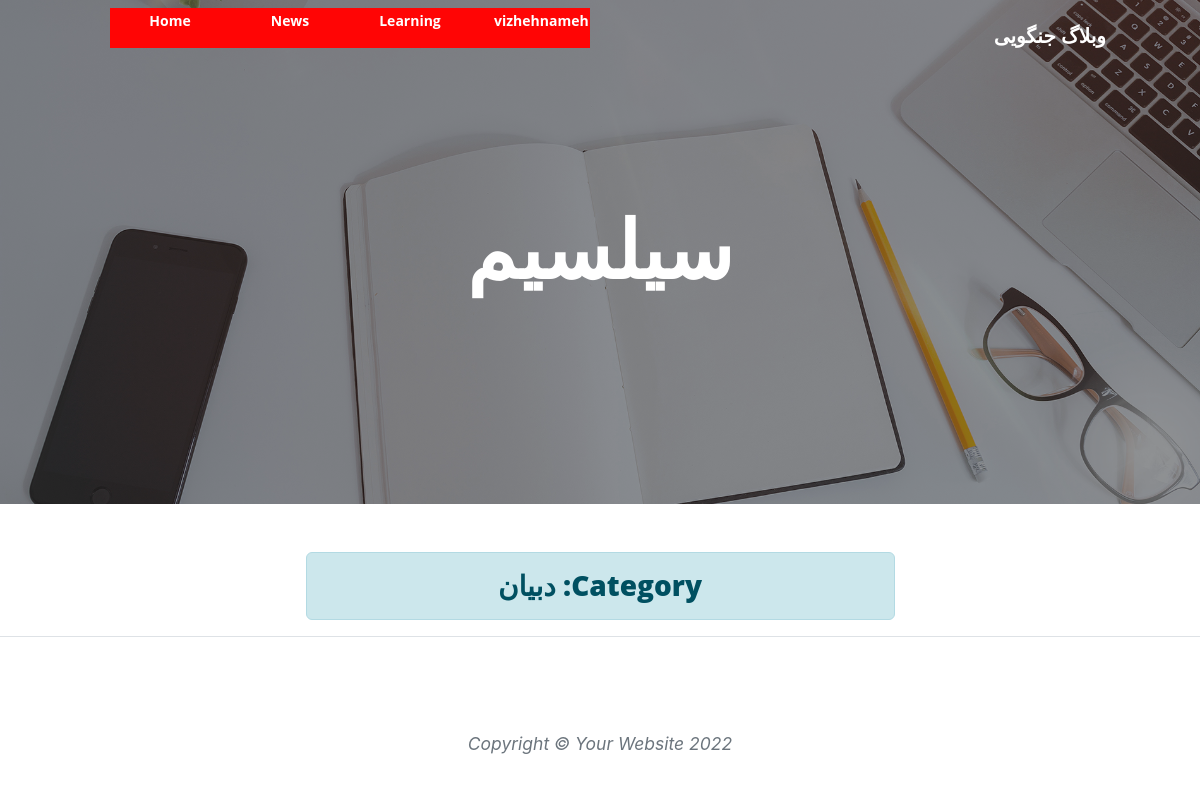
The page /category/dbn on the database its author committed.
### blog/models.py (models this page shows, shortened)
class Category(models.Model):
    parent = models.ForeignKey('self',default=None,null=True,blank=True,on_delete=models.SET_NULL,related_name="children",verbose_name="subordinate")
    title=models.CharField(max_length=200,)
    slug=models.SlugField(max_length=100,unique=True)
    status=models.BooleanField(default=True,verbose_name="Will it be displayed for you ?")
    position=models.IntegerField()
    class Meta :
        verbose_name="category"
        verbose_name_plural="categorys"
        ordering=['parent__id','position']
    objects = CategoryManager()

### blog/views.py (the view)
# urls.py: path('category/<slug:slug>',category,name="category"),
def category(request,slug,page=1):
    category= get_object_or_404(Category,slug=slug,status="True")
    articles_list=category.articles.published()
    paginator=Paginator(articles_list,6)
    articles=paginator.get_page(page)
    context={
        "category":category,
        "articles":articles,
    }
    return render (request,"blog/category.html",context)

### blog/models.py (called while the page is built)
    def published(self):
        return self.filter(status='p')

    def active(self):
        return self.filter(status=True)

### blog/templatetags/base_tags.py (called while the page is built)
@register.simple_tag
def title():
    return"وبلاگ جنگویی "

@register.inclusion_tag("blog/partials/category_navbar.html")
def category_navbar():
    return {
        "category":Category.objects.filter(status=True)
    }

### blog/templates/blog/category.html (shortened to what this page needs)
{% extends 'blog/base.html' %}
 {% load static %}
{% block main %}
  <header class="masthead" style="background-image:url('{% static "blog/assets/img/home-bg.jpg" %}')">
    <div class="container position-relative px-4 px-lg-5">
        <div class="row gx-4 gx-lg-5 justify-content-center">
            <div class="col-md-10 col-lg-8 col-xl-7">
                <div class="site-heading">
                    <h1>سیلسیم</h1>
                </div>
            </div>
        </div>
    </div>
  </header>
<div class="container px-4 px-lg-5">
    <div class="row gx-4 gx-lg-5 justify-content-center">
        <div class="col-md-10 col-lg-8 col-xl-7">
            <h3 class="alert alert-primary text-center" > Category: {{ category.title }}</h3>
        </div>
    </div>
</div>
{% endblock %}

### blog/templates/blog/partials/category_navbar.html (shortened to what this page needs)
<div class="collapse navbar-collapse nav " id="navbarResponsive">
    <ul >
        <li class="nav-item">
            <a class="nav-link " href="{% url 'blog:home'%}">Home</a>
        </li>
        {% for cat in category %}
            {% if cat.parent == None %}
                <li class="nav-item">
                    <a class="nav-link"  href="{% url 'blog:category' cat.slug %}"> {{cat.title}} </a>
                </li>
            {% endif %}
        {% endfor %}
    </ul>
</div>

### blog/static/blog/css/rtl.css (style rules this page uses)
body { font-family:"Sahel"; font-size:14px; direction:rtl; text-align:right; }
.nav-item { direction: ltr; float: left; }
.nav-link { color: white !important; }
.nav { direction:ltr; }
.nav li { width: 120px; height: 40px; font-size: 14px; line-height: 26px; list-style: none; text-align: center; background:#ff0505; }
.nav li a { color:#fff !important; font-weight: bold; }
.nav ul li a { text-decoratio:none; color:#000000; display:block; transition: .3s background-color; padding:0 24px; }
.nav a { border-bottom:none; }

### rows shown on the page
Category: title "News"
Category: title "Learning"
Category: title "vizhehnameh"
Category: title "دبیان"
